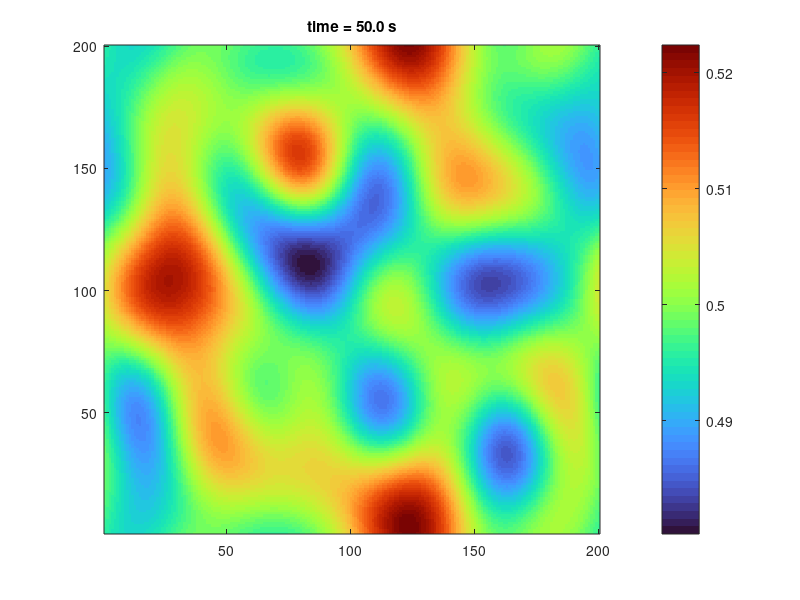

MATLAB code to generate this figure:
clc, clear, close all

% Function Size
Sx = 2; % [m]
Sy = 2; % [m]

% number of point
Nx = 200;
Ny = round(Nx*Sy/Sx);

% Generate Random Function


figure(88)
axis equal tight
colormap turbo

for t = 1:50
    f = 0.02;   % control the randomness  
            % higher = faster randomness (higher noise frequency)
    rand('seed',0)
    % 0.999 to make sure f is less than 1
    nx1 = 1 + floor(0.999*f*Nx);
    nx2 = Nx - nx1 + 1;
    ny1 = 1 + floor(0.999*f*Nx);
    ny2 = Nx - nx1 + 1;
    
    F = rand(Nx,Ny);
    F = fft2(F);   % 2D FFT
    F(nx1:nx2 - 0.5*sin(t/2), :) = 0;
    F(:, ny1:ny2 - 0.5*cos(t/2)) = 0;
    
    F = real(ifft2(F));  % 2D iFFT
    
    % Function Axes
    dx = Sx/Nx;
    xa = [0.5:Nx-0.5]*dx;
    dy = Sy/Ny;
    ya = [0.5:Ny-0.5]*dy;
    
    % Draw Function
    % imagesc(xa,ya,F.')
    
%     colorbar
    imagesc(F)
    title(num2str(t,'time = %4.1f s'))
    set(gca, 'YDir', 'normal')
    colorbar
    pause(0.1)
    
    
end




set(gca, 'YDir', 'normal')

